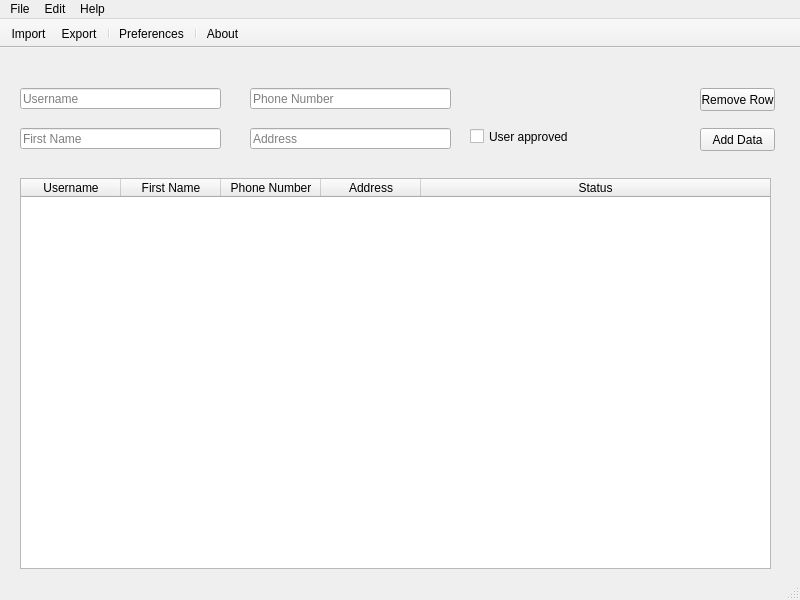
<?xml version="1.0" encoding="UTF-8"?>
<ui version="4.0">
 <class>mainWindow</class>
 <widget class="QMainWindow" name="mainWindow">
  <property name="geometry">
   <rect>
    <x>0</x>
    <y>0</y>
    <width>800</width>
    <height>600</height>
   </rect>
  </property>
  <property name="windowTitle">
   <string>PyDataMan 0.1</string>
  </property>
  <widget class="QWidget" name="centralwidget">
   <widget class="QLineEdit" name="username">
    <property name="geometry">
     <rect>
      <x>20</x>
      <y>40</y>
      <width>201</width>
      <height>21</height>
     </rect>
    </property>
    <property name="placeholderText">
     <string>Username</string>
    </property>
   </widget>
   <widget class="QLineEdit" name="firstName">
    <property name="geometry">
     <rect>
      <x>20</x>
      <y>80</y>
      <width>201</width>
      <height>21</height>
     </rect>
    </property>
    <property name="placeholderText">
     <string>First Name</string>
    </property>
   </widget>
   <widget class="QLineEdit" name="address">
    <property name="geometry">
     <rect>
      <x>250</x>
      <y>80</y>
      <width>201</width>
      <height>21</height>
     </rect>
    </property>
    <property name="placeholderText">
     <string>Address</string>
    </property>
   </widget>
   <widget class="QLineEdit" name="phoneNumber">
    <property name="geometry">
     <rect>
      <x>250</x>
      <y>40</y>
      <width>201</width>
      <height>21</height>
     </rect>
    </property>
    <property name="placeholderText">
     <string>Phone Number</string>
    </property>
   </widget>
   <widget class="QTableWidget" name="mainTable">
    <property name="geometry">
     <rect>
      <x>20</x>
      <y>130</y>
      <width>751</width>
      <height>391</height>
     </rect>
    </property>
    <attribute name="horizontalHeaderStretchLastSection">
     <bool>true</bool>
    </attribute>
    <column>
     <property name="text">
      <string>Username</string>
     </property>
    </column>
    <column>
     <property name="text">
      <string>First Name</string>
     </property>
    </column>
    <column>
     <property name="text">
      <string>Phone Number</string>
     </property>
    </column>
    <column>
     <property name="text">
      <string>Address</string>
     </property>
    </column>
    <column>
     <property name="text">
      <string>Status</string>
     </property>
    </column>
   </widget>
   <widget class="QPushButton" name="addData">
    <property name="geometry">
     <rect>
      <x>700</x>
      <y>80</y>
      <width>75</width>
      <height>23</height>
     </rect>
    </property>
    <property name="text">
     <string>Add Data</string>
    </property>
   </widget>
   <widget class="QPushButton" name="removeRow">
    <property name="geometry">
     <rect>
      <x>700</x>
      <y>40</y>
      <width>75</width>
      <height>23</height>
     </rect>
    </property>
    <property name="text">
     <string>Remove Row</string>
    </property>
   </widget>
   <widget class="QCheckBox" name="approved">
    <property name="geometry">
     <rect>
      <x>470</x>
      <y>80</y>
      <width>101</width>
      <height>17</height>
     </rect>
    </property>
    <property name="text">
     <string>User approved</string>
    </property>
   </widget>
  </widget>
  <widget class="QMenuBar" name="mainMenuBar">
   <property name="geometry">
    <rect>
     <x>0</x>
     <y>0</y>
     <width>800</width>
     <height>21</height>
    </rect>
   </property>
   <widget class="QMenu" name="menuFile">
    <property name="title">
     <string>File</string>
    </property>
    <addaction name="actionExport"/>
    <addaction name="actionImport"/>
    <addaction name="separator"/>
    <addaction name="actionExit"/>
   </widget>
   <widget class="QMenu" name="menuEdit">
    <property name="title">
     <string>Edit</string>
    </property>
    <addaction name="actionPreferences"/>
   </widget>
   <widget class="QMenu" name="menuHelp">
    <property name="title">
     <string>Help</string>
    </property>
    <addaction name="actionAbout"/>
   </widget>
   <addaction name="menuFile"/>
   <addaction name="menuEdit"/>
   <addaction name="menuHelp"/>
  </widget>
  <widget class="QStatusBar" name="mainStatusBar"/>
  <widget class="QToolBar" name="mainToolBar">
   <property name="windowTitle">
    <string>toolBar</string>
   </property>
   <property name="movable">
    <bool>false</bool>
   </property>
   <attribute name="toolBarArea">
    <enum>TopToolBarArea</enum>
   </attribute>
   <attribute name="toolBarBreak">
    <bool>false</bool>
   </attribute>
   <addaction name="actionImport"/>
   <addaction name="actionExport"/>
   <addaction name="separator"/>
   <addaction name="actionPreferences"/>
   <addaction name="separator"/>
   <addaction name="actionAbout"/>
  </widget>
  <action name="actionExport">
   <property name="text">
    <string>Export</string>
   </property>
  </action>
  <action name="actionImport">
   <property name="text">
    <string>Import</string>
   </property>
  </action>
  <action name="actionExit">
   <property name="text">
    <string>Exit</string>
   </property>
  </action>
  <action name="actionPreferences">
   <property name="text">
    <string>Preferences</string>
   </property>
  </action>
  <action name="actionAbout">
   <property name="text">
    <string>About</string>
   </property>
  </action>
 </widget>
 <resources/>
 <connections/>
</ui>
